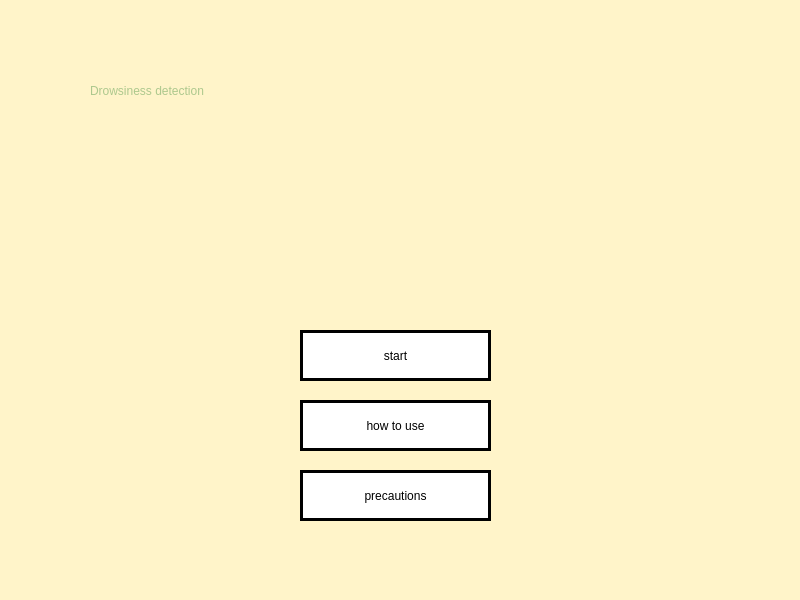
<?xml version="1.0" encoding="UTF-8"?>
<ui version="4.0">
 <class>MainWindow</class>
 <widget class="QMainWindow" name="MainWindow">
  <property name="geometry">
   <rect>
    <x>0</x>
    <y>0</y>
    <width>800</width>
    <height>600</height>
   </rect>
  </property>
  <property name="windowTitle">
   <string>MainWindow</string>
  </property>
  <property name="styleSheet">
   <string notr="true">background-color:rgb(255, 244, 201)</string>
  </property>
  <widget class="QWidget" name="centralwidget">
   <widget class="QPushButton" name="precautionsbutton">
    <property name="geometry">
     <rect>
      <x>300</x>
      <y>470</y>
      <width>191</width>
      <height>51</height>
     </rect>
    </property>
    <property name="styleSheet">
     <string notr="true">background-color:rgb(255, 255, 255);
font: 20pt &quot;FZShuTi&quot;;
border-color:rgb(0, 0, 0);
border-style:solid;
border-width:3px</string>
    </property>
    <property name="text">
     <string>precautions</string>
    </property>
   </widget>
   <widget class="QLabel" name="label_3">
    <property name="geometry">
     <rect>
      <x>90</x>
      <y>60</y>
      <width>641</width>
      <height>61</height>
     </rect>
    </property>
    <property name="styleSheet">
     <string notr="true">color: rgb(173, 200, 141);
font: 700 35pt &quot;Segoe Print&quot;;</string>
    </property>
    <property name="text">
     <string>Drowsiness detection</string>
    </property>
   </widget>
   <widget class="QPushButton" name="sbutton">
    <property name="geometry">
     <rect>
      <x>300</x>
      <y>330</y>
      <width>191</width>
      <height>51</height>
     </rect>
    </property>
    <property name="styleSheet">
     <string notr="true">background-color:rgb(255, 255, 255);
font: 20pt &quot;FZShuTi&quot;;
border-color:rgb(0, 0, 0);
border-style:solid;
border-width:3px</string>
    </property>
    <property name="text">
     <string>start</string>
    </property>
   </widget>
   <widget class="QPushButton" name="how">
    <property name="geometry">
     <rect>
      <x>300</x>
      <y>400</y>
      <width>191</width>
      <height>51</height>
     </rect>
    </property>
    <property name="styleSheet">
     <string notr="true">background-color:rgb(255, 255, 255);
font: 20pt &quot;FZShuTi&quot;;
border-color:rgb(0, 0, 0);
border-style:solid;
border-width:3px</string>
    </property>
    <property name="text">
     <string>how to use</string>
    </property>
   </widget>
  </widget>
  <widget class="QMenuBar" name="menubar">
   <property name="geometry">
    <rect>
     <x>0</x>
     <y>0</y>
     <width>800</width>
     <height>22</height>
    </rect>
   </property>
  </widget>
  <widget class="QStatusBar" name="statusbar"/>
 </widget>
 <resources>
  <include location="../디자인ㅋㅋ/resources.qrc"/>
 </resources>
 <connections/>
</ui>
